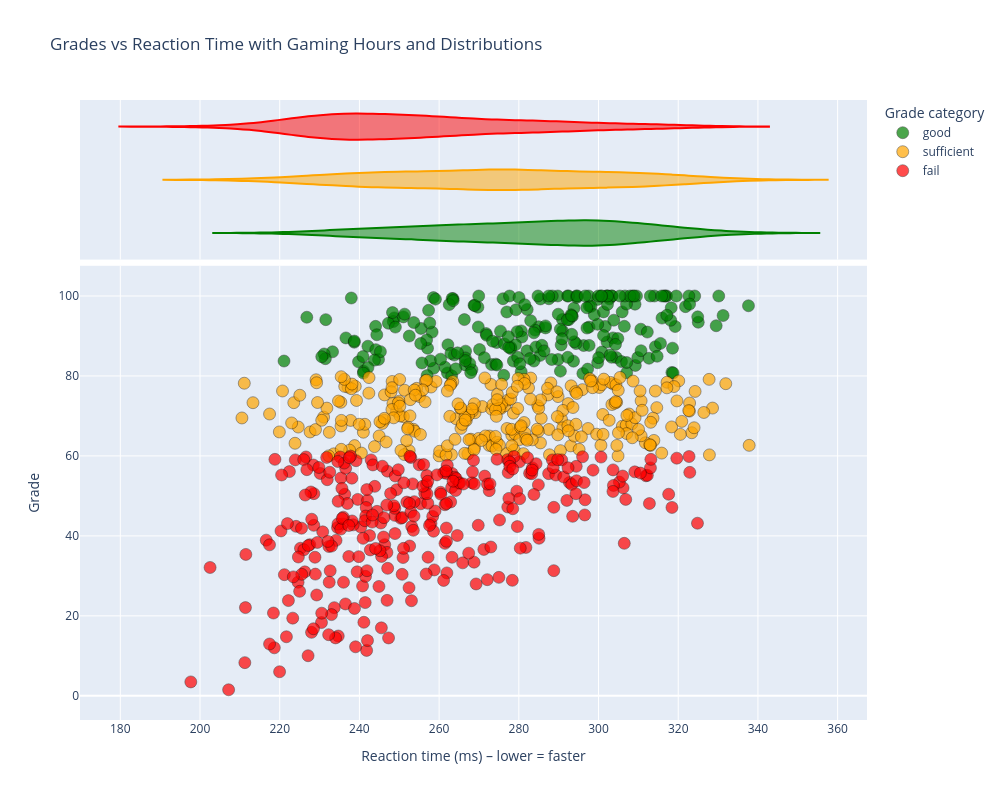

The cell this chart's notebook holds for it:
### Code cell
#| class: col-page-right

%run ../plots/gaming_response_time.ipynb

### Figure 1 — Plotly figure (JSON) as saved in the notebook; plotly's stock layout.template omitted (floating-point values rounded to 4 significant figures; data arrays with more than 128 entries replaced by an {"elided": "..."} marker saying what was removed)
{"data": [{"customdata": {"elided": "231x3 mixed values"}, "hovertemplate": "Grade category =%{customdata[2]}<br>Reaction time (ms) =%{x}<br>Grade =%{y}<br>Gaming hours/week =%{customdata[0]}<br>Study hours/week =%{customdata[1]}<extra></extra>", "legendgroup": "good", "marker": {"color": "green", "line": {"color": "black", "width": 0.5}, "opacity": 0.7, "size": 12, "symbol": "circle"}, "mode": "markers", "name": "good", "orientation": "v", "showlegend": true, "type": "scatter", "x": {"elided": "231 float values"}, "xaxis": "x", "y": {"elided": "231 float values"}, "yaxis": "y"}, {"alignmentgroup": "True", "customdata": {"elided": "231x3 mixed values"}, "hovertemplate": "Grade category =%{customdata[2]}<br>Reaction time (ms) =%{x}<br>Gaming hours/week =%{customdata[0]}<br>Study hours/week =%{customdata[1]}<extra></extra>", "legendgroup": "good", "marker": {"color": "green", "line": {"color": "black", "width": 0.5}, "opacity": 0.7, "size": 12, "symbol": "circle"}, "name": "good", "offsetgroup": "good", "scalegroup": "x", "showlegend": false, "type": "violin", "x": {"elided": "231 float values"}, "xaxis": "x2", "yaxis": "y2"}, {"customdata": {"elided": "272x3 mixed values"}, "hovertemplate": "Grade category =%{customdata[2]}<br>Reaction time (ms) =%{x}<br>Grade =%{y}<br>Gaming hours/week =%{customdata[0]}<br>Study hours/week =%{customdata[1]}<extra></extra>", "legendgroup": "sufficient", "marker": {"color": "orange", "line": {"color": "black", "width": 0.5}, "opacity": 0.7, "size": 12, "symbol": "circle"}, "mode": "markers", "name": "sufficient", "orientation": "v", "showlegend": true, "type": "scatter", "x": {"elided": "272 float values"}, "xaxis": "x", "y": {"elided": "272 float values"}, "yaxis": "y"}, {"alignmentgroup": "True", "customdata": {"elided": "272x3 mixed values"}, "hovertemplate": "Grade category =%{customdata[2]}<br>Reaction time (ms) =%{x}<br>Gaming hours/week =%{customdata[0]}<br>Study hours/week =%{customdata[1]}<extra></extra>", "legendgroup": "sufficient", "marker": {"color": "orange", "line": {"color": "black", "width": 0.5}, "opacity": 0.7, "size": 12, "symbol": "circle"}, "name": "sufficient", "offsetgroup": "sufficient", "scalegroup": "x", "showlegend": false, "type": "violin", "x": {"elided": "272 float values"}, "xaxis": "x2", "yaxis": "y2"}, {"customdata": {"elided": "297x3 mixed values"}, "hovertemplate": "Grade category =%{customdata[2]}<br>Reaction time (ms) =%{x}<br>Grade =%{y}<br>Gaming hours/week =%{customdata[0]}<br>Study hours/week =%{customdata[1]}<extra></extra>", "legendgroup": "fail", "marker": {"color": "red", "line": {"color": "black", "width": 0.5}, "opacity": 0.7, "size": 12, "symbol": "circle"}, "mode": "markers", "name": "fail", "orientation": "v", "showlegend": true, "type": "scatter", "x": {"elided": "297 float values"}, "xaxis": "x", "y": {"elided": "297 float values"}, "yaxis": "y"}, {"alignmentgroup": "True", "customdata": {"elided": "297x3 mixed values"}, "hovertemplate": "Grade category =%{customdata[2]}<br>Reaction time (ms) =%{x}<br>Gaming hours/week =%{customdata[0]}<br>Study hours/week =%{customdata[1]}<extra></extra>", "legendgroup": "fail", "marker": {"color": "red", "line": {"color": "black", "width": 0.5}, "opacity": 0.7, "size": 12, "symbol": "circle"}, "name": "fail", "offsetgroup": "fail", "scalegroup": "x", "showlegend": false, "type": "violin", "x": {"elided": "297 float values"}, "xaxis": "x2", "yaxis": "y2"}], "layout": {"height": 800, "legend": {"title": {"text": "Grade category"}, "tracegroupgap": 0}, "title": {"text": "Grades vs Reaction Time with Gaming Hours and Distributions"}, "width": 1000, "xaxis": {"anchor": "y", "domain": [0, 1], "title": {"text": "Reaction time (ms) – lower = faster"}}, "xaxis2": {"anchor": "y2", "domain": [0, 1], "matches": "x", "showgrid": true, "showticklabels": false}, "yaxis": {"anchor": "x", "domain": [0, 0.7326], "title": {"text": "Grade"}}, "yaxis2": {"anchor": "x2", "domain": [0.7426, 1], "matches": "y2", "showgrid": false, "showline": false, "showticklabels": false, "ticks": ""}}}
